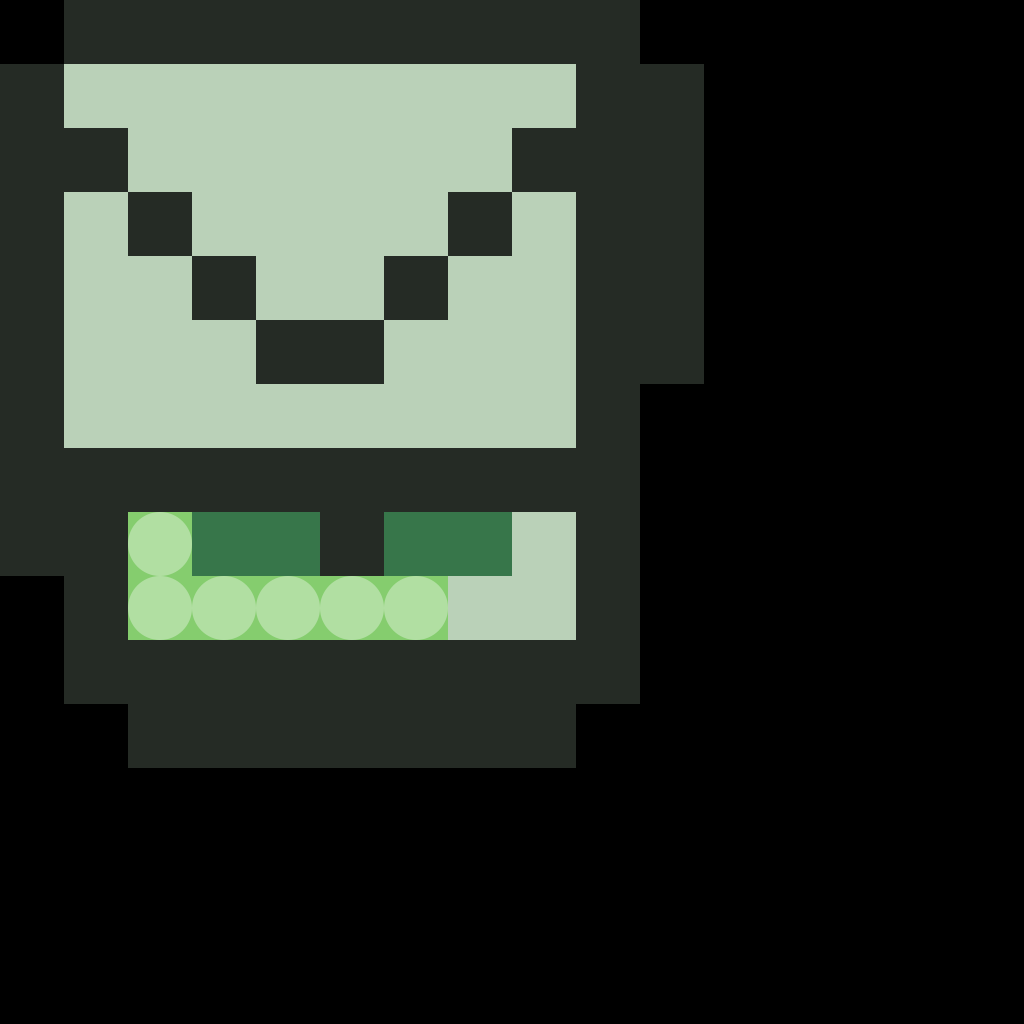

This is a level from a 2D game, rendered from its Tiled map with the project's own tilesets. A one-line summary and the map file follow, with tile-layer data summarised:
An orthogonal 16x16 tile map with 64x64 px tiles, 21 tile layers (Potion, _ADDONPotion, Hearth, _ADDONHearth, ...), 1 hidden layer not drawn, 2 tilesets.

<map version="1.8" tiledversion="1.8.1" orientation="orthogonal" renderorder="right-down" width="16" height="16" tilewidth="64" tileheight="64" infinite="0" nextlayerid="116" nextobjectid="1">
 <editorsettings>
  <export target="../../../www/data/gameboy/gameboyMisc.json" format="json" />
 </editorsettings>
 <properties>
    <property name="coverID" type="int" value="0" />
  <property name="iconURL" value="" />
  <property name="sectionName" value="Misc 1" />
 </properties>
 <tileset firstgid="1" source="../tilesets/spadersTileset.tsx" />
 <tileset firstgid="65" source="../tilesets/gb.tsx" />
 <layer id="43" name="Game Boy" width="16" height="16" visible="0">
  <properties>
   <property name="autoPlaceBlockers" type="int" value="2" />
   <property name="i" type="int" value="10" />
   <property name="j" type="int" value="11" />
   <property name="padding-bottom" type="int" value="2" />
   <property name="padding-left" type="int" value="1" />
   <property name="padding-right" type="int" value="1" />
   <property name="padding-top" type="int" value="0" />
   <property name="startI" type="int" value="0" />
   <property name="startJ" type="int" value="0" />
   <property name="tier" type="int" value="0" />
  </properties>
  <data>[256 cells, 88 non-empty, 4 distinct tile ids]</data>
 </layer>
 <layer id="74" name="Potion" width="16" height="16">
  <properties>
   <property name="autoPlaceBlockers" type="int" value="2" />
   <property name="i" type="int" value="9" />
   <property name="j" type="int" value="12" />
   <property name="padding-bottom" type="int" value="2" />
   <property name="padding-left" type="int" value="1" />
   <property name="padding-right" type="int" value="1" />
   <property name="padding-top" type="int" value="0" />
   <property name="scale" type="int" value="2" />
   <property name="startI" type="int" value="0" />
   <property name="startJ" type="int" value="0" />
   <property name="tier" type="int" value="0" />
  </properties>
  <data>[256 cells, 63 non-empty, 5 distinct tile ids]</data>
 </layer>
 <layer id="106" name="_ADDONPotion" width="16" height="16">
  <properties>
   <property name="autoPlaceBlockers" type="int" value="2" />
   <property name="i" type="int" value="9" />
   <property name="j" type="int" value="12" />
   <property name="padding-bottom" type="int" value="2" />
   <property name="padding-left" type="int" value="1" />
   <property name="padding-right" type="int" value="1" />
   <property name="padding-top" type="int" value="0" />
   <property name="scale" type="int" value="2" />
   <property name="startI" type="int" value="0" />
   <property name="startJ" type="int" value="0" />
   <property name="tier" type="int" value="0" />
  </properties>
  <data>[256 cells, 6 non-empty, 1 distinct tile ids]</data>
 </layer>
 <layer id="74" name="Hearth" width="16" height="16">
  <properties>
   <property name="autoPlaceBlockers" type="int" value="2" />
   <property name="i" type="int" value="9" />
   <property name="j" type="int" value="10" />
   <property name="padding-bottom" type="int" value="2" />
   <property name="padding-left" type="int" value="1" />
   <property name="padding-right" type="int" value="1" />
   <property name="padding-top" type="int" value="0" />
   <property name="scale" type="int" value="2" />
   <property name="startI" type="int" value="0" />
   <property name="startJ" type="int" value="0" />
   <property name="tier" type="int" value="0" />
  </properties>
  <data>[256 cells, 45 non-empty, 4 distinct tile ids]</data>
 </layer>
 <layer id="106" name="_ADDONHearth" width="16" height="16">
  <properties>
   <property name="autoPlaceBlockers" type="int" value="2" />
   <property name="i" type="int" value="11" />
   <property name="j" type="int" value="11" />
   <property name="padding-bottom" type="int" value="2" />
   <property name="padding-left" type="int" value="1" />
   <property name="padding-right" type="int" value="1" />
   <property name="padding-top" type="int" value="0" />
   <property name="scale" type="int" value="2" />
   <property name="startI" type="int" value="0" />
   <property name="startJ" type="int" value="0" />
   <property name="tier" type="int" value="0" />
  </properties>
  <data>[256 cells, 5 non-empty, 1 distinct tile ids]</data>
 </layer>
 <layer id="74" name="Bat" width="16" height="16">
  <properties>
   <property name="autoPlaceBlockers" type="int" value="2" />
   <property name="i" type="int" value="11" />
   <property name="j" type="int" value="8" />
   <property name="padding-bottom" type="int" value="2" />
   <property name="padding-left" type="int" value="1" />
   <property name="padding-right" type="int" value="1" />
   <property name="padding-top" type="int" value="0" />
   <property name="scale" type="int" value="2" />
   <property name="startI" type="int" value="0" />
   <property name="startJ" type="int" value="0" />
   <property name="tier" type="int" value="0" />
  </properties>
  <data>[256 cells, 46 non-empty, 4 distinct tile ids]</data>
 </layer>
 <layer id="106" name="_ADDONBat" width="16" height="16">
  <properties>
   <property name="autoPlaceBlockers" type="int" value="2" />
   <property name="i" type="int" value="11" />
   <property name="j" type="int" value="11" />
   <property name="padding-bottom" type="int" value="2" />
   <property name="padding-left" type="int" value="1" />
   <property name="padding-right" type="int" value="1" />
   <property name="padding-top" type="int" value="0" />
   <property name="scale" type="int" value="2" />
   <property name="startI" type="int" value="0" />
   <property name="startJ" type="int" value="0" />
   <property name="tier" type="int" value="0" />
  </properties>
  <data>[256 cells, 2 non-empty, 1 distinct tile ids]</data>
 </layer>
 <layer id="74" name="Fish Hook" width="16" height="16">
  <properties>
   <property name="autoPlaceBlockers" type="int" value="2" />
   <property name="i" type="int" value="10" />
   <property name="j" type="int" value="12" />
   <property name="padding-bottom" type="int" value="2" />
   <property name="padding-left" type="int" value="1" />
   <property name="padding-right" type="int" value="1" />
   <property name="padding-top" type="int" value="0" />
   <property name="scale" type="int" value="2" />
   <property name="startI" type="int" value="0" />
   <property name="startJ" type="int" value="0" />
   <property name="tier" type="int" value="0" />
  </properties>
  <data>[256 cells, 47 non-empty, 3 distinct tile ids]</data>
 </layer>
 <layer id="106" name="_ADDONFish" width="16" height="16">
  <properties>
   <property name="autoPlaceBlockers" type="int" value="2" />
   <property name="i" type="int" value="11" />
   <property name="j" type="int" value="11" />
   <property name="padding-bottom" type="int" value="2" />
   <property name="padding-left" type="int" value="1" />
   <property name="padding-right" type="int" value="1" />
   <property name="padding-top" type="int" value="0" />
   <property name="scale" type="int" value="2" />
   <property name="startI" type="int" value="0" />
   <property name="startJ" type="int" value="0" />
   <property name="tier" type="int" value="0" />
  </properties>
  <data>[256 cells, 0 non-empty, 0 distinct tile ids]</data>
 </layer>
 <layer id="74" name="Pot" width="16" height="16">
  <properties>
   <property name="autoPlaceBlockers" type="int" value="2" />
   <property name="i" type="int" value="9" />
   <property name="j" type="int" value="11" />
   <property name="padding-bottom" type="int" value="2" />
   <property name="padding-left" type="int" value="1" />
   <property name="padding-right" type="int" value="1" />
   <property name="padding-top" type="int" value="0" />
   <property name="scale" type="int" value="2" />
   <property name="startI" type="int" value="0" />
   <property name="startJ" type="int" value="0" />
   <property name="tier" type="int" value="0" />
  </properties>
  <data>[256 cells, 58 non-empty, 4 distinct tile ids]</data>
 </layer>
 <layer id="74" name="Key" width="16" height="16">
  <properties>
   <property name="autoPlaceBlockers" type="int" value="2" />
   <property name="i" type="int" value="9" />
   <property name="j" type="int" value="12" />
   <property name="padding-bottom" type="int" value="2" />
   <property name="padding-left" type="int" value="1" />
   <property name="padding-right" type="int" value="1" />
   <property name="padding-top" type="int" value="0" />
   <property name="scale" type="int" value="2" />
   <property name="startI" type="int" value="0" />
   <property name="startJ" type="int" value="0" />
   <property name="tier" type="int" value="0" />
  </properties>
  <data>[256 cells, 52 non-empty, 4 distinct tile ids]</data>
 </layer>
 <layer id="106" name="_ADDONKey" width="16" height="16">
  <properties>
   <property name="autoPlaceBlockers" type="int" value="2" />
   <property name="i" type="int" value="11" />
   <property name="j" type="int" value="11" />
   <property name="padding-bottom" type="int" value="2" />
   <property name="padding-left" type="int" value="1" />
   <property name="padding-right" type="int" value="1" />
   <property name="padding-top" type="int" value="0" />
   <property name="scale" type="int" value="2" />
   <property name="startI" type="int" value="0" />
   <property name="startJ" type="int" value="0" />
   <property name="tier" type="int" value="0" />
  </properties>
  <data>[256 cells, 1 non-empty, 1 distinct tile ids]</data>
 </layer>
 <layer id="74" name="Torch" width="16" height="16">
  <properties>
   <property name="autoPlaceBlockers" type="int" value="2" />
   <property name="i" type="int" value="10" />
   <property name="j" type="int" value="12" />
   <property name="padding-bottom" type="int" value="2" />
   <property name="padding-left" type="int" value="1" />
   <property name="padding-right" type="int" value="1" />
   <property name="padding-top" type="int" value="0" />
   <property name="scale" type="int" value="2" />
   <property name="startI" type="int" value="0" />
   <property name="startJ" type="int" value="0" />
   <property name="tier" type="int" value="0" />
  </properties>
  <data>[256 cells, 62 non-empty, 6 distinct tile ids]</data>
 </layer>
 <layer id="106" name="_ADDONTorch" width="16" height="16">
  <properties>
   <property name="autoPlaceBlockers" type="int" value="2" />
   <property name="i" type="int" value="11" />
   <property name="j" type="int" value="11" />
   <property name="padding-bottom" type="int" value="2" />
   <property name="padding-left" type="int" value="1" />
   <property name="padding-right" type="int" value="1" />
   <property name="padding-top" type="int" value="0" />
   <property name="scale" type="int" value="2" />
   <property name="startI" type="int" value="0" />
   <property name="startJ" type="int" value="0" />
   <property name="tier" type="int" value="0" />
  </properties>
  <data>[256 cells, 6 non-empty, 1 distinct tile ids]</data>
 </layer>
 <layer id="74" name="Skull" width="16" height="16">
  <properties>
   <property name="autoPlaceBlockers" type="int" value="2" />
   <property name="i" type="int" value="11" />
   <property name="j" type="int" value="12" />
   <property name="padding-bottom" type="int" value="2" />
   <property name="padding-left" type="int" value="1" />
   <property name="padding-right" type="int" value="1" />
   <property name="padding-top" type="int" value="0" />
   <property name="scale" type="int" value="2" />
   <property name="startI" type="int" value="0" />
   <property name="startJ" type="int" value="0" />
   <property name="tier" type="int" value="0" />
  </properties>
  <data>[256 cells, 82 non-empty, 4 distinct tile ids]</data>
 </layer>
 <layer id="106" name="_ADDONSkull" width="16" height="16">
  <properties>
   <property name="autoPlaceBlockers" type="int" value="2" />
   <property name="i" type="int" value="11" />
   <property name="j" type="int" value="11" />
   <property name="padding-bottom" type="int" value="2" />
   <property name="padding-left" type="int" value="1" />
   <property name="padding-right" type="int" value="1" />
   <property name="padding-top" type="int" value="0" />
   <property name="scale" type="int" value="2" />
   <property name="startI" type="int" value="0" />
   <property name="startJ" type="int" value="0" />
   <property name="tier" type="int" value="0" />
  </properties>
  <data>[256 cells, 6 non-empty, 1 distinct tile ids]</data>
 </layer>
 <layer id="106" name="_ADDONPot" width="16" height="16">
  <properties>
   <property name="autoPlaceBlockers" type="int" value="2" />
   <property name="i" type="int" value="11" />
   <property name="j" type="int" value="11" />
   <property name="padding-bottom" type="int" value="2" />
   <property name="padding-left" type="int" value="1" />
   <property name="padding-right" type="int" value="1" />
   <property name="padding-top" type="int" value="0" />
   <property name="scale" type="int" value="2" />
   <property name="startI" type="int" value="0" />
   <property name="startJ" type="int" value="0" />
   <property name="tier" type="int" value="0" />
  </properties>
  <data>[256 cells, 6 non-empty, 1 distinct tile ids]</data>
 </layer>
 <layer id="115" name="Trophy" width="16" height="16">
  <properties>
   <property name="autoPlaceBlockers" type="int" value="2" />
   <property name="i" type="int" value="9" />
   <property name="j" type="int" value="12" />
   <property name="padding-bottom" type="int" value="2" />
   <property name="padding-left" type="int" value="1" />
   <property name="padding-right" type="int" value="1" />
   <property name="padding-top" type="int" value="0" />
   <property name="scale" type="int" value="2" />
   <property name="startI" type="int" value="0" />
   <property name="startJ" type="int" value="0" />
   <property name="tier" type="int" value="0" />
  </properties>
  <data>[256 cells, 96 non-empty, 3 distinct tile ids]</data>
 </layer>
 <layer id="74" name="Chest" width="16" height="16">
  <properties>
   <property name="autoPlaceBlockers" type="int" value="2" />
   <property name="i" type="int" value="11" />
   <property name="j" type="int" value="12" />
   <property name="padding-bottom" type="int" value="2" />
   <property name="padding-left" type="int" value="1" />
   <property name="padding-right" type="int" value="1" />
   <property name="padding-top" type="int" value="0" />
   <property name="scale" type="int" value="2" />
   <property name="startI" type="int" value="0" />
   <property name="startJ" type="int" value="0" />
   <property name="tier" type="int" value="0" />
  </properties>
  <data>[256 cells, 90 non-empty, 4 distinct tile ids]</data>
 </layer>
 <layer id="106" name="_ADDONChest" width="16" height="16">
  <properties>
   <property name="autoPlaceBlockers" type="int" value="2" />
   <property name="i" type="int" value="11" />
   <property name="j" type="int" value="11" />
   <property name="padding-bottom" type="int" value="2" />
   <property name="padding-left" type="int" value="1" />
   <property name="padding-right" type="int" value="1" />
   <property name="padding-top" type="int" value="0" />
   <property name="scale" type="int" value="2" />
   <property name="startI" type="int" value="0" />
   <property name="startJ" type="int" value="0" />
   <property name="tier" type="int" value="0" />
  </properties>
  <data>[256 cells, 7 non-empty, 1 distinct tile ids]</data>
 </layer>
 <layer id="74" name="Letter" width="16" height="16">
  <properties>
   <property name="autoPlaceBlockers" type="int" value="2" />
   <property name="i" type="int" value="10" />
   <property name="j" type="int" value="10" />
   <property name="padding-bottom" type="int" value="2" />
   <property name="padding-left" type="int" value="1" />
   <property name="padding-right" type="int" value="1" />
   <property name="padding-top" type="int" value="0" />
   <property name="scale" type="int" value="2" />
   <property name="startI" type="int" value="0" />
   <property name="startJ" type="int" value="0" />
   <property name="tier" type="int" value="0" />
  </properties>
  <data>[256 cells, 76 non-empty, 2 distinct tile ids]</data>
 </layer>
 <layer id="106" name="_ADDONLetter" width="16" height="16">
  <properties>
   <property name="autoPlaceBlockers" type="int" value="2" />
   <property name="i" type="int" value="11" />
   <property name="j" type="int" value="11" />
   <property name="padding-bottom" type="int" value="2" />
   <property name="padding-left" type="int" value="1" />
   <property name="padding-right" type="int" value="1" />
   <property name="padding-top" type="int" value="0" />
   <property name="scale" type="int" value="2" />
   <property name="startI" type="int" value="0" />
   <property name="startJ" type="int" value="0" />
   <property name="tier" type="int" value="0" />
  </properties>
  <data>[256 cells, 0 non-empty, 0 distinct tile ids]</data>
 </layer>
</map>
